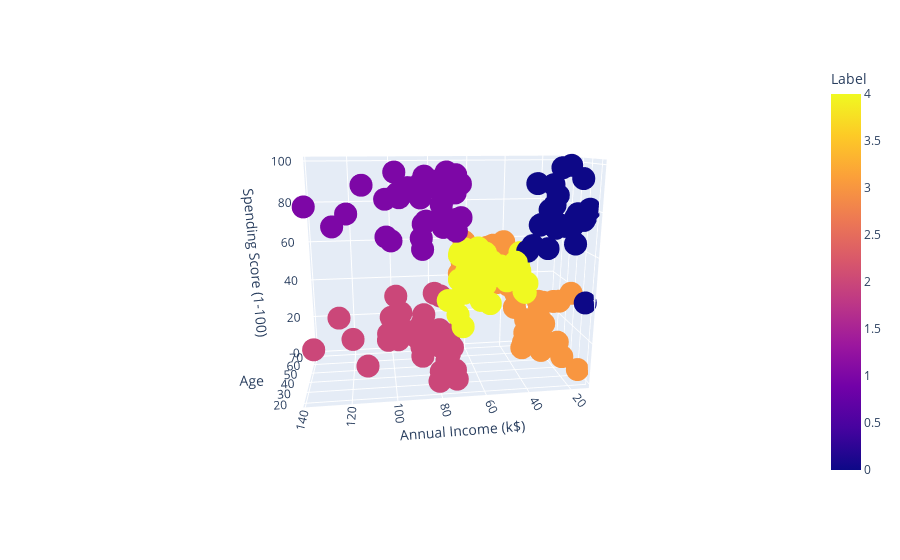

Notebook source saved alongside this figure:
### Code cell
import plotly.express as px
import pandas as pd


# Create 3D scatter plot
fig = px.scatter_3d(df2, x='Age', y='Annual Income (k$)', z='Spending Score (1-100)', color='Label')

# Adjust size of the plot
fig.show(height=8000, width=800)

### Figure 1 — Plotly figure (JSON) as saved in the notebook; plotly's stock layout.template omitted (floating-point values rounded to 4 significant figures; data arrays with more than 128 entries replaced by an {"elided": "..."} marker saying what was removed)
{"data": [{"hovertemplate": "Age=%{x}<br>Annual Income (k$)=%{y}<br>Spending Score (1-100)=%{z}<br>Label=%{marker.color}<extra></extra>", "legendgroup": "", "marker": {"color": {"elided": "200 int values"}, "coloraxis": "coloraxis", "symbol": "circle"}, "mode": "markers", "name": "", "scene": "scene", "showlegend": false, "type": "scatter3d", "x": {"elided": "200 int values"}, "y": {"elided": "200 int values"}, "z": {"elided": "200 int values"}}], "layout": {"autosize": true, "coloraxis": {"colorbar": {"title": {"text": "Label"}}, "colorscale": [[0, "#0d0887"], [0.1111, "#46039f"], [0.2222, "#7201a8"], [0.3333, "#9c179e"], [0.4444, "#bd3786"], [0.5556, "#d8576b"], [0.6667, "#ed7953"], [0.7778, "#fb9f3a"], [0.8889, "#fdca26"], [1, "#f0f921"]]}, "legend": {"tracegroupgap": 0}, "margin": {"t": 60}, "scene": {"aspectmode": "auto", "aspectratio": {"x": 0.6093, "y": 1.429, "z": 1.148}, "camera": {"center": {"x": 0, "y": 0, "z": 0}, "eye": {"x": -2.553, "y": 0.3547, "z": 0.6634}, "projection": {"type": "perspective"}, "up": {"x": 0, "y": 0, "z": 1}}, "domain": {"x": [0, 1], "y": [0, 1]}, "xaxis": {"title": {"text": "Age"}, "type": "linear"}, "yaxis": {"title": {"text": "Annual Income (k$)"}, "type": "linear"}, "zaxis": {"title": {"text": "Spending Score (1-100)"}, "type": "linear"}}}}
